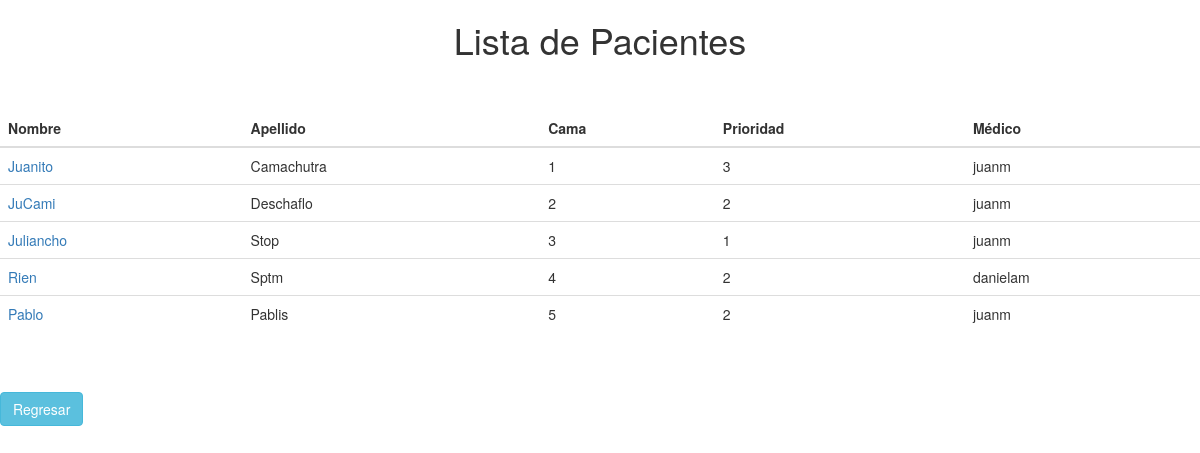
The page /verPacientesAdmin.php on the database its author committed.
### tables this page shows
CREATE TABLE `pacientes` (
  `Idp` int(11) NOT NULL,
  `Nombre` char(25) DEFAULT NULL,
  `Apellido` char(25) DEFAULT NULL,
  `Cedula` int(11) NOT NULL,
  `Duracion` int(11) NOT NULL,
  `Diagnostico` varchar(255) DEFAULT NULL,
  `FechaIngreso` date NOT NULL,
  `Prioridad` int(11) DEFAULT NULL,
  `Medico` int(11) NOT NULL,
  `Cama` int(11) NOT NULL
);

CREATE TABLE `usuarios` (
  `Id` int(11) NOT NULL,
  `NombreUsuario` varchar(255) NOT NULL,
  `Rol` varchar(255) NOT NULL,
  `Contrasena` varchar(255) NOT NULL,
  `Cedula` int(11) NOT NULL
);

### verPacientesAdmin.php (the view, shortened to what this page needs)
<!DOCTYPE html>
<html lang="en">
    <head>
        <link rel="stylesheet" href="https://maxcdn.bootstrapcdn.com/bootstrap/3.4.1/css/bootstrap.min.css">
    </head>
    <body>
        <?php
            $con = mysqli_connect(HOST_DB, USUARIO_DB, USUARIO_PASS, NOMBRE_DB);
            $verify = "SELECT * FROM PACIENTES INNER JOIN USUARIOS ON PACIENTES.Medico =  USUARIOS.Id";
            $res = mysqli_query($con, $verify);
            $exists = mysqli_num_rows($res);
            if($exists > 0){
                $str_datos="";
                $str_datos.='<h1 align="center">Lista de Pacientes</h1>';
                $str_datos.='<br>';
                $str_datos.='<br>';
                $str_datos.='<table class="table">';
                    $str_datos.='<thead class="thead-dark">';
                        $str_datos.='<tr>';
                            $str_datos.='<th scope="col">Nombre</th>';
                            $str_datos.='<th scope="col">Apellido</th>';
                            $str_datos.='<th scope="col">Cama</th>';
                            $str_datos.='<th scope="col">Prioridad</th>';
                            $str_datos.='<th scope="col">Médico</th>';
                        $str_datos.='</tr>';
                        $str_datos.='</thead>';
                        $str_datos.='<tbody>';
                foreach ($res as $persona) {
                        $str_datos.='<tr>';
                            $str_datos .= '<td>'.'<a href=\'singlePacienteAdmin.php?cc='.$persona['Idp'].'\'>'. $persona['Nombre'] . '</a>'.'</td>';
                            $str_datos .= '<td>'. $persona['Apellido'] . '</td>';
                            $str_datos .= '<td>'. $persona['Cama'].'</td>';
                            $str_datos .= '<td>'. $persona['Prioridad'] . '</td>';
                            $str_datos .= '<td>'. $persona['NombreUsuario'] . '</td>';
                        $str_datos.='</tr>';
                }
                $str_datos.='</tbody>';
                $str_datos.='</table>';
                $str_datos.='<br>';
                echo $str_datos;
                echo "<br>";
                echo "<a href=\"indexAdministrador.php\" class=\"btn btn-info\">Regresar</a>";
            }
            else{
                echo "No hay pacientes registrados en el sistema";
                echo "<br>";
                echo "<a href=\"indexAdministrador.php\" class=\"btn btn-info\">Regresar</a>";
            }
        ?>
    </body>
</html>

### rows shown on the page
pacientes: Nombre "Juanito", Apellido "Camachutra", Cama "1", Prioridad "3", Medico.NombreUsuario "juanm"
pacientes: Nombre "JuCami", Apellido "Deschaflo", Cama "2", Prioridad "2", Medico.NombreUsuario "juanm"
pacientes: Nombre "Juliancho", Apellido "Stop", Cama "3", Prioridad "1", Medico.NombreUsuario "juanm"
pacientes: Nombre "Rien", Apellido "Sptm", Cama "4", Prioridad "2", Medico.NombreUsuario "danielam"
pacientes: Nombre "Pablo", Apellido "Pablis", Cama "5", Prioridad "2", Medico.NombreUsuario "juanm"
